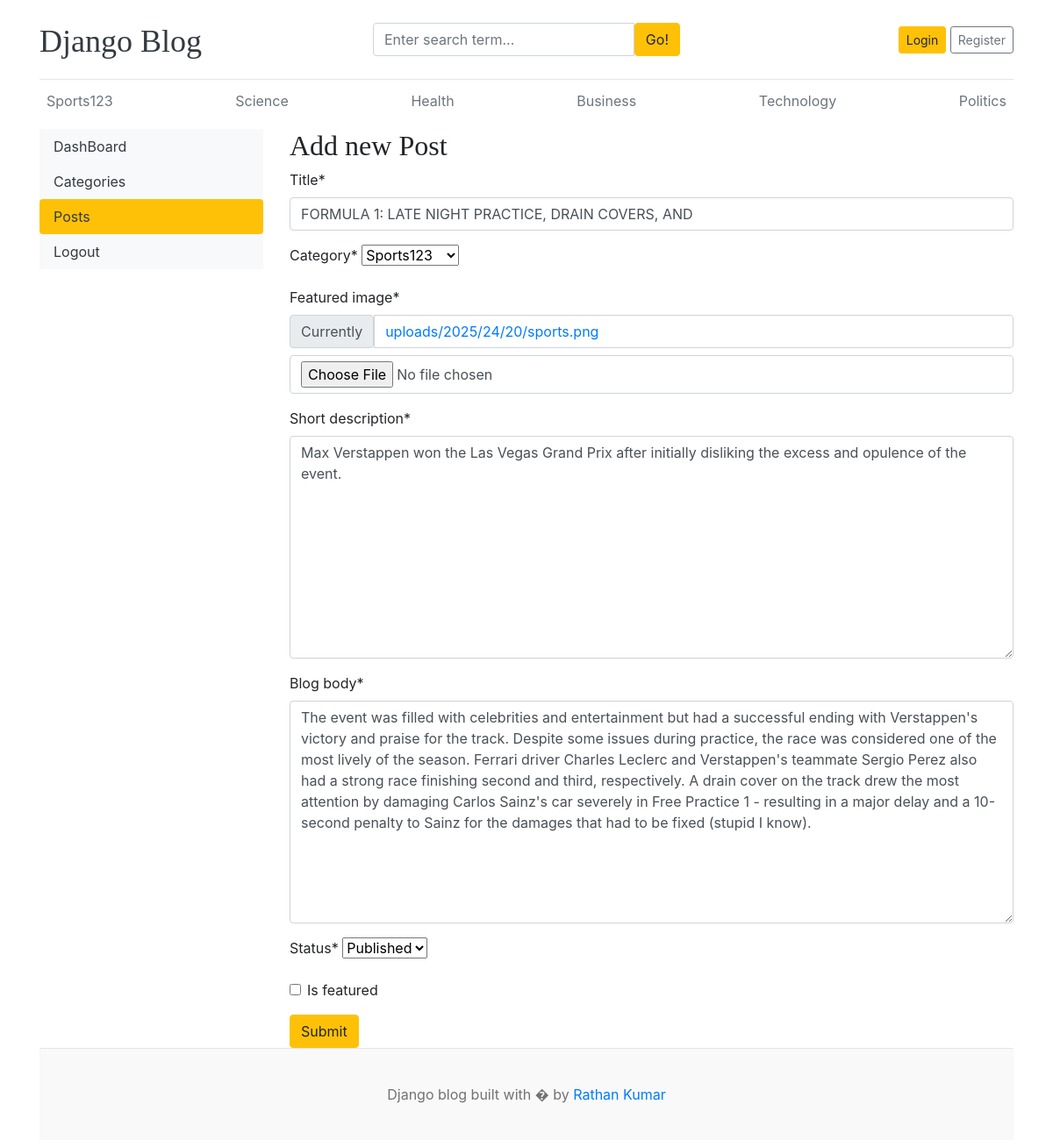
Screenshot of /dashboard/posts/edit/3/ with the database file from the repository.
### blogs/models.py (models this page shows, shortened)
class Category(models.Model):
    category = models.CharField(max_length=50)
    created_at = models.DateTimeField(auto_now_add=True)
    updated_at = models.DateTimeField(auto_now=True)
    class Meta:
        verbose_name_plural = 'categories'
    def __str__(self):
        return self.category

class Blog(models.Model):
    title = models.CharField(max_length=50)
    slug = models.SlugField(max_length=100,unique=True,blank=True)
    category = models.ForeignKey(Category,on_delete=models.CASCADE)
    author = models.ForeignKey(User,on_delete=models.CASCADE)
    featured_image = models.ImageField(upload_to="uploads/%Y/%m/%d")
    short_description = models.TextField(max_length=500)
    blog_body = models.TextField(max_length=2000)
    status = models.CharField(max_length=20,choices=STATUS_CHOICES,default=0)
    is_featured = models.BooleanField(default=False)
    created_at = models.DateTimeField(auto_now_add=True)
    updated_at = models.DateTimeField(auto_now=True)

### dashboards/views.py (the view, shortened to what this page needs)
# urls.py: path('posts/edit/<int:pk>/',views.edit_post,name="edit_post"),
def edit_post(request,pk):
    post = get_object_or_404(Blog,pk=pk)
    form = PostForm(instance=post)
    context={
        "form":form,
        "post":post,
    }
    return render(request,"dashboards/edit_posts.html",context)

### dashboards/forms.py
class PostForm(forms.ModelForm):
    class Meta:
        model=Blog
        fields=('title','category','featured_image','short_description','blog_body','status','is_featured')

### blogs/context_processors.py (called while the page is built)
def get_categories(request):
    categories=Category.objects.all()
    return dict(categories=categories)

def get_social_links(request):
    social_links=SocialLink.objects.all()
    return dict(social_links=social_links)

### templates/dashboards/edit_posts.html (shortened to what this page needs)
{% extends 'base.html' %}
{% load crispy_forms_tags %}
{% block content %}
<div class="row">
    {% include 'dashboards/sidebar.html' %}
    <div class="col-md-9">
    <h2>Add new Post</h2>
    <form action="{% url 'edit_post' post.id %}" method="POST" enctype="multipart/form-data">
        {{form |crispy}}
        <button type="submit" class="btn btn-warning">Submit</button>
    </form>
    </div>
</div>
{% endblock %}

### templates/base.html (shortened to what this page needs)
{% load static %}
<!DOCTYPE html>
<html lang="en">
<head>
    <link href="https://getbootstrap.com/docs/4.0/dist/css/bootstrap.min.css" rel="stylesheet">
    <link href="{% static 'css/blog.css' %}" rel="stylesheet">
    <link rel="stylesheet" href="https://cdnjs.cloudflare.com/ajax/libs/font-awesome/4.7.0/css/font-awesome.min.css">
  </head>
<body>
    <div class="container">
      <header class="blog-header py-3">
        <div class="row flex-nowrap justify-content-between align-items-center">
          <div class="col-4 pt-1">
            <a class="blog-header-logo text-dark" href="/">Django Blog</a>
          </div>
          <div class="col-4">
            <form action="{% url 'search' %}" method="GET">
              <div class="input-group">
                <input class="form-control" value="{{keyword}}" type="text" name="keyword" placeholder="Enter search term..." aria-label="Enter search term..." aria-describedby="button-search" />
                <button type="submit" class="btn btn-warning" id="button-search" type="button">Go!</button>
              </div>
            </form>
          </div>
          <div class="col-4 d-flex justify-content-end align-items-center">
            {% if not user.is_authenticated %}
            <a class="btn btn-sm btn-warning" href="{% url 'login' %}">Login</a> &nbsp;
            <a class="btn btn-sm btn-outline-secondary" href="{% url 'register' %}">Register</a>
            {% else %}
            <span><a href="{% url 'dashboard' %}">DashBoard</a></span>
            &emsp;
            <span><a href="{% url 'logout' %}">logout</a></span>
            {% endif %}
          </div>
        </div>
      </header>
      <div class="nav-scroller py-1 mb-2">
        <nav class="nav d-flex justify-content-between">
          {% for category in categories %}
          <a class="p-2 text-muted" href="{% url 'posts_by_category' category.id %}">{{category.category}}</a>
          {% endfor %}
        </nav>
      </div>
{% block content %}
{% endblock %}
<footer class="blog-footer">
  <p>Django blog built with � by <a href="#">Rathan Kumar</a></p>
</footer>
</body>
</html>

### blog_main/static/css/blog.css (style rules this page uses)
.blog-header { border-bottom: 1px solid #e5e5e5; }
.blog-header-logo { font-family: "Playfair Display", Georgia, "Times New Roman", serif; font-size: 2.25rem; }
h1, h2, h3, h4, h5, h6 { font-family: "Playfair Display", Georgia, "Times New Roman", serif; }
.blog-footer { padding: 2.5rem 0; color: #727272; text-align: center; background-color: #f9f9f9; border-top: .05rem solid #e5e5e5; }
.blog-footer p:last-child { margin-bottom: 0; }

### rows the page displays
Category: category "Sports123"
Category: category "Science"
Category: category "Health"
Category: category "Business"
Category: category "Technology"
Category: category "Politics"
Blog: title "FORMULA 1: LATE NIGHT PRACTICE, DRAIN COVERS, AND", short_description "Max Verstappen won the Las Vegas Grand Prix after initially disliking the excess and opulence of the event.", blog_body "The event was filled with celebrities and entertainment but had a successful ending with Verstappen's victory and praise for the track. Despite some issues during practice, the race was considered one of the most lively of the season. Ferrari driver Charles Leclerc and Verstappen's teammate Sergio Perez also had a strong race finishing second and third, respectively. A drain cover on the track drew the most attention by damaging Carlos Sainz's car severely in Free Practice 1 - resulting in a major delay and a 10-second penalty to Sainz for the damages that had to be fixed (stupid I know).", status "Published"
